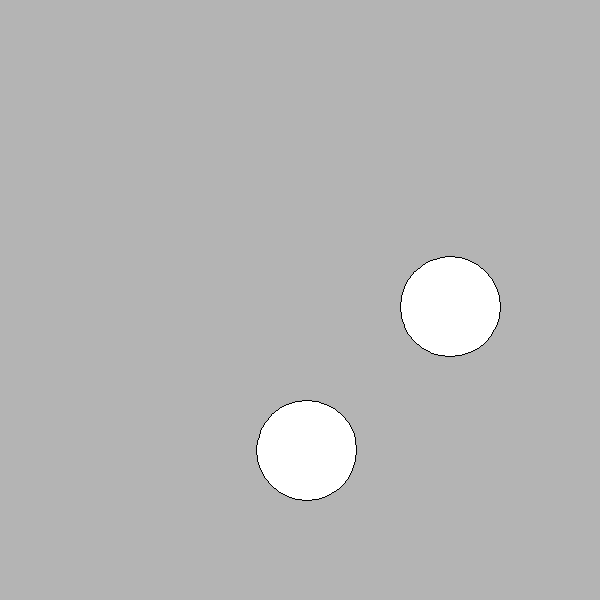
Frame 1 (no input)
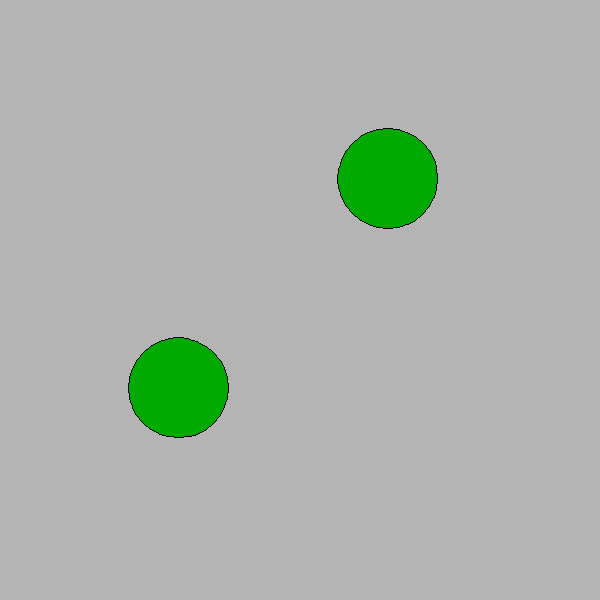
Frame 60 (the mouse pressed at the canvas centre just before this capture)
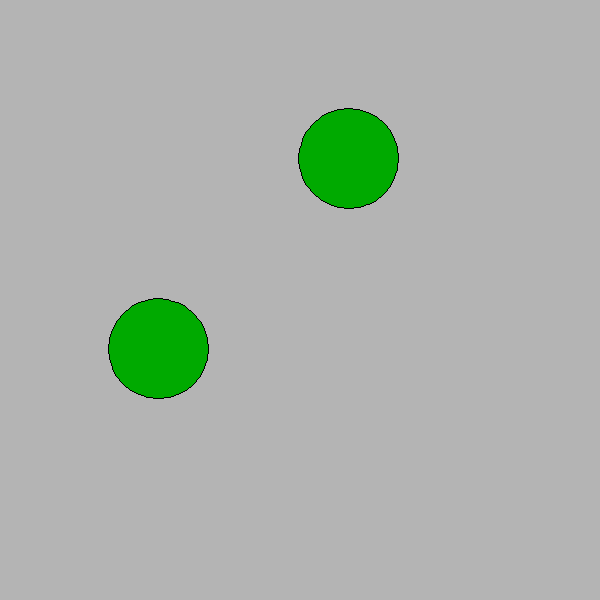
Frame 120 (the mouse held since frame 60 and released just before this capture)

The Processing sketch that drew these frames (run headless with seeded random() and noise(); from frame 60 on, the mouse is pressed at the canvas centre):

// Processing sketch: Test
// ── Test.pde
void setup(){
  size(600,600);
  background(180);
  noSmooth();
}
void draw(){
  background(180);
  //boolean colliding = mouseX > width * .75;
  int circleRadius = 100;
  float a, b, c, d;
  translate(width/2,height/2);
  a = sin(frameCount*.042)*width*.25 ;
  b = cos(frameCount*.042)*height*.25 ;
  c = cos(frameCount*.042)*width*.25 ;
  d = sin(frameCount*.042)*height*.25 ;
  circle(a, b, circleRadius);
  circle(c, d, circleRadius);
  float distance = dist(a,b,c,d);
  boolean colliding = distance < circleRadius;
   
  print("\nit's "); 
  if(colliding){
    print("true!");
    fill(#aa0000);
  } else {
    print("false...");
    fill(#00aa00);
  }
}
